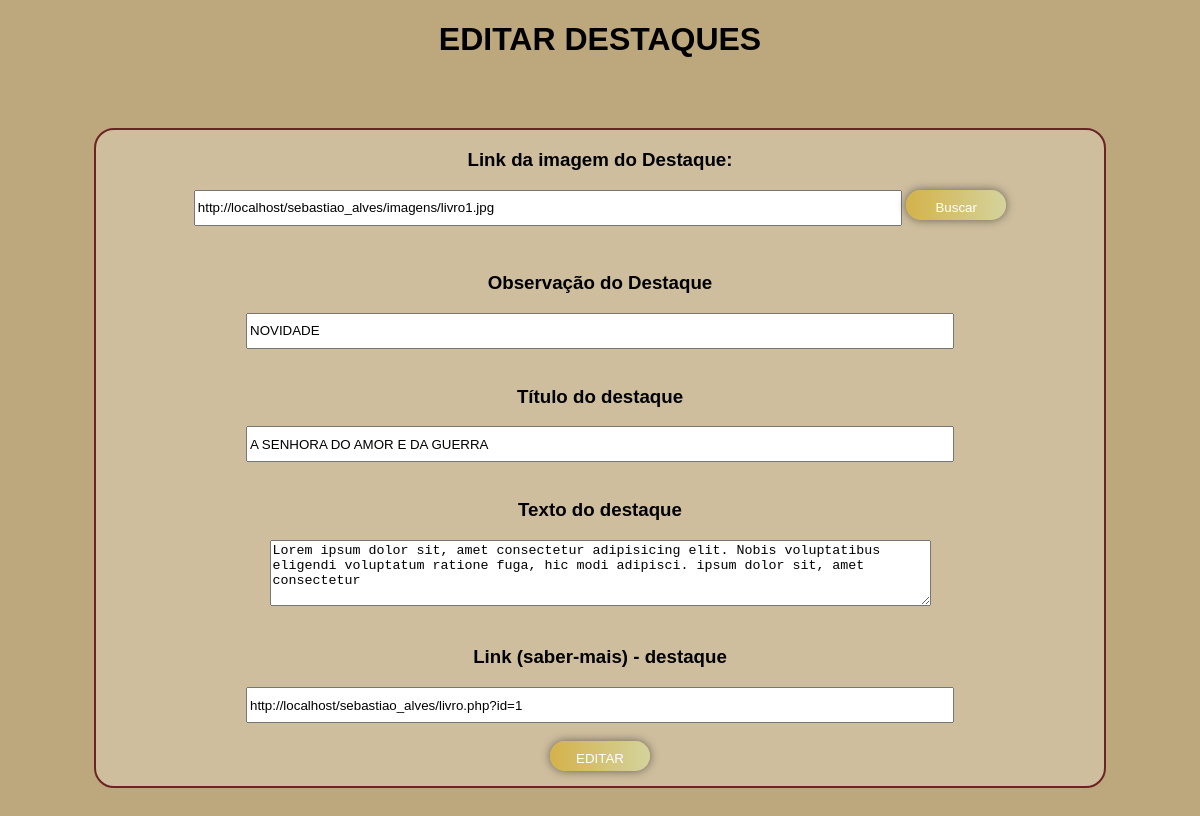
Page /backoffice/editar_destaque.php?id=1 (signed in) on the committed database.
### tables this page shows
CREATE TABLE `destaques` (
  `id` int(11) NOT NULL,
  `img` varchar(5000) NOT NULL,
  `titulo` varchar(200) NOT NULL,
  `texto` varchar(500) NOT NULL,
  `link` varchar(200) NOT NULL,
  `observacao` varchar(100) NOT NULL
);

### config/base_dados.php (called while the page is built, shortened)
<?php
require_once("config.php");
$pdo = new PDO("mysql:dbname=".$base_dados["dbname"].";host=".$base_dados["host"], $base_dados["user"], $base_dados["password"]);
function selectSQLUnico($sql){
    global $pdo;
    $query = $pdo->query($sql);
    return $query->fetch(PDO::FETCH_ASSOC);
}
?>

### config/config.php (called while the page is built, shortened)
<?php
$url_base = "http://localhost/sebastiao_alves/";
?>

### backoffice/editar_destaque.php (the view, shortened to what this page needs)
<?php
require_once("../config/base_dados.php");
require_once("../config/config.php");
$editado = false;
if(isset($_GET["id"])){
    $form = isset($_GET["id"]) && isset($_GET["img"]) && isset($_GET["titulo"])  && isset($_GET["texto"])  && isset($_GET["link"])  && isset($_GET["observacao"]);
    if($form){
        iduSQL("UPDATE destaques SET img='$_GET[img]', titulo='$_GET[titulo]', texto='$_GET[texto]',link='$_GET[link]', observacao='$_GET[observacao]'WHERE id='$_GET[id]'");
        $editado = true;
    }
    else{
            $destaque_especifico = selectSQLUnico("SELECT * FROM destaques WHERE id='$_GET[id]'");
        }
}
?>
<!DOCTYPE html>
<html lang="pt">
<head>
    <link rel="stylesheet" href="estilo.css">
</head>
<body>
    <header>
        <h1>EDITAR DESTAQUES</h1>
    </header>
    <main>
        <div class="caixa" id = "caixa1" >
            <?php if(isset($_GET["id"]) && (!$editado)): ?>
                <form class = "inbanner">
                    <h3>Link da imagem do Destaque:</h3>
                    <input type="text" name="img" placeholder="Link da imagem:" value="<?= $destaque_especifico["img"]; ?>" >
                    <a href="<?= $url_base; ?>/filemanager/tinyfilemanager.php" target="_blank" onclick="window.open(this.href, 'popupwindow', 'width=800,height=600'); return false;"><button type="button">Buscar</button></a>
                    <br><br>
                    <h3>Observação do Destaque</h3>
                    <input type = "text" name = "observacao" value="<?= $destaque_especifico["observacao"]; ?>" placeholder="Observação do destaque:" >
                    <br><br>
                    <h3>Título do destaque</h3>
                    <input type="text" name="titulo" placeholder="Título:" value="<?= $destaque_especifico["titulo"]; ?>" >
                    <br><br>
                    <h3>Texto do destaque</h3>
                    <textarea name="texto" rows="4" cols="80" placeholder="Texto:"><?= $destaque_especifico["texto"]; ?></textarea>
                    <br><br>
                    <h3>Link (saber-mais) - destaque</h3>
                    <input type="text" name="link" placeholder="link" value="<?= $destaque_especifico["link"]; ?>" >
                    <br><br>
                    <button>EDITAR</button>
                </form>
                <?php else: ?>
                    <h1>Destaque editado!</h1>
                    <a href="destaques.php"> <button>VOLTAR</button></a>
            <?php endif; ?>
        </div>
    </main>
</body>
</html>

### backoffice/estilo.css (style rules this page uses)
body { background-color: rgb(189, 168, 125); color: rgb(0, 0, 0); font-family:'Lucida Sans', 'Lucida Sans Regular', 'Lucida Grande', 'Lucida Sans Unicode', Geneva, Verdana, sans-serif; text-align: center; }
main { margin-top: 50px; }
.caixa { background-color: rgba(255, 255, 255, 0.25); width: 30%; border-radius: 20px; border: 2px solid rgb(108, 35, 35); margin: 70px auto; padding: 20px 0px; transition-duration: 1s; }
#caixa1 { width: 80%; padding: 0px 30px; }
h1 { text-transform: uppercase; }
a { text-decoration: none; }
button { height: 30px; width: 100px; background: linear-gradient(90deg, #d4b24a, #d4d39d); color: #fff; border: none; border-radius: 20px; box-shadow: 0px 0px 10px rgba(0, 0, 0, 0.5); padding: 10px 20px; margin-bottom: 15px; }
.inbanner > input { width: 700px; height: 30px; }

### rows in the picture
destaques: img "http://localhost/sebastiao_alves/imagens/livro1.jpg", observacao "NOVIDADE", titulo "A SENHORA DO AMOR E DA GUERRA", texto "Lorem ipsum dolor sit, amet consectetur adipisicing elit. Nobis voluptatibus eligendi voluptatum ratione fuga, hic modi adipisci. ipsum dolor sit, amet consectetur", link "http://localhost/sebastiao_alves/livro.php?id=1"
